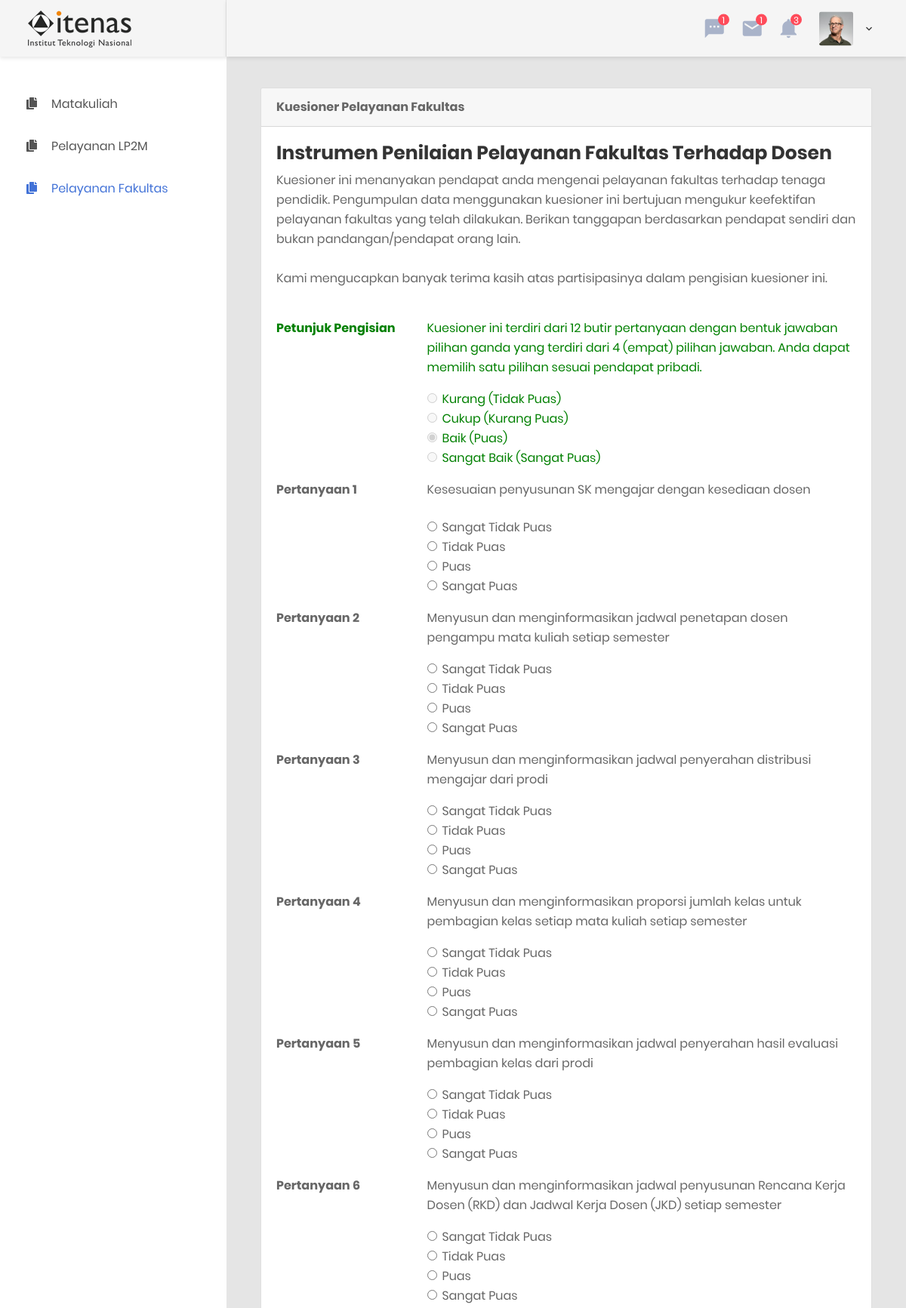
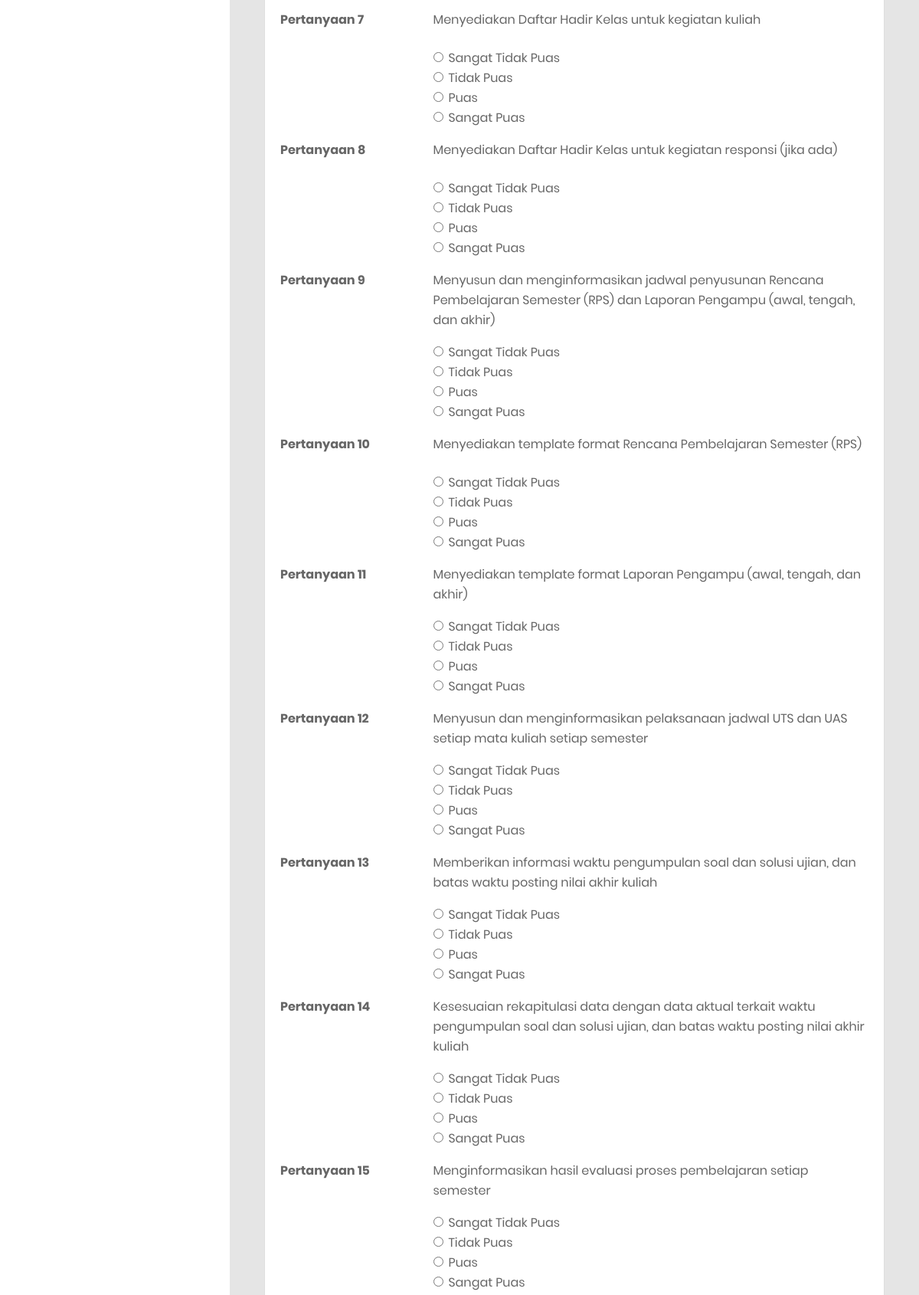
The app's page /index.php/user/kuefkl_kry (upper part) with its own data (2 pictures, top to bottom).
### tables this page shows
CREATE TABLE `pertanyaan_fkl` (
  `id_pertanyaan` int(11) NOT NULL,
  `pertanyaan` varchar(250) NOT NULL,
  `level` varchar(128) NOT NULL
);

### application/controllers/User.php (called while the page is built, shortened)
<?php
class User extends CI_Controller
{
    public function kuefkl_kry()
    {
        $data['title'] = 'Kuesioner Dosen';
        $this->load->model('Pertanyaanfkl_model');
        $data['user'] = $this->db->get_where('dosen', ['id_dsn' => $this->session->userdata('nip')])->row_array();
        $data['pertanyaan_fkl'] = $this->db->select('*')
            ->from('pertanyaan_fkl')->where('level', 'dosen')
            ->get()->result_array();
        $this->form_validation->set_rules('id_dsn', 'NIP', 'required|trim');
        if ($this->form_validation->run() == false) {
            $this->load->view('user/kuefkl_kry', $data);
        }
    }
}

### index.php (called while the page is built, shortened)
<?php
require_once BASEPATH.'core/CodeIgniter.php';

### application/views/user/kuefkl_kry.php (the view, shortened to what this page needs)
<!DOCTYPE html>
<html lang="en">
<head>
    <link href="<?= base_url('assets/'); ?>vendor/theme/css/font-face.css" rel="stylesheet" media="all">
    <link href="<?= base_url('assets/'); ?>vendor/theme/vendor/font-awesome-4.7/css/font-awesome.min.css" rel="stylesheet" media="all">
    <link href="<?= base_url('assets/'); ?>vendor/theme/vendor/font-awesome-5/css/fontawesome-all.min.css" rel="stylesheet" media="all">
    <link href="<?= base_url('assets/'); ?>vendor/theme/vendor/mdi-font/css/material-design-iconic-font.min.css" rel="stylesheet" media="all">
    <link href="<?= base_url('assets/'); ?>vendor/theme/vendor/bootstrap-4.1/bootstrap.min.css" rel="stylesheet" media="all">
    <link href="<?= base_url('assets/'); ?>vendor/theme/vendor/animsition/animsition.min.css" rel="stylesheet" media="all">
    <link href="<?= base_url('assets/'); ?>vendor/theme/vendor/bootstrap-progressbar/bootstrap-progressbar-3.3.4.min.css" rel="stylesheet" media="all">
    <link href="<?= base_url('assets/'); ?>vendor/theme/vendor/wow/animate.css" rel="stylesheet" media="all">
    <link href="<?= base_url('assets/'); ?>vendor/theme/vendor/css-hamburgers/hamburgers.min.css" rel="stylesheet" media="all">
    <link href="<?= base_url('assets/'); ?>vendor/theme/vendor/slick/slick.css" rel="stylesheet" media="all">
    <link href="<?= base_url('assets/'); ?>vendor/theme/vendor/select2/select2.min.css" rel="stylesheet" media="all">
    <link href="<?= base_url('assets/'); ?>vendor/theme/vendor/perfect-scrollbar/perfect-scrollbar.css" rel="stylesheet" media="all">
    <link href="<?= base_url('assets/'); ?>vendor/theme/css/theme.css" rel="stylesheet" media="all">
</head>
<body class="animsition">
    <div class="page-wrapper">
        <aside class="menu-sidebar d-none d-lg-block">
            <div class="logo">
                <a href="#">
                    <img src="<?= base_url('assets/'); ?>vendor/theme/images/icon/itenas.png" alt="Cool Admin" />
                </a>
            </div>
            <div class="menu-sidebar__content js-scrollbar1">
                <nav class="navbar-sidebar">
                    <ul class="list-unstyled navbar__list">
                        <li class="hs-sub">
                            <a class="js-arrow" href="<?= base_url('user/kuesioner_dsn'); ?>">
                                <i class="fas fa-copy"></i>Matakuliah</a>
                        </li>
                        <li class="hs-sub">
                            <a class="js-arrow" href="<?= base_url('user/kuelp2m_kry'); ?>">
                                <i class="fas fa-copy"></i>Pelayanan LP2M</a>
                        </li>
                        <li class="active">
                            <a class="js-arrow" href="<?= base_url('user/kuefkl_kry'); ?>">
                                <i class="fas fa-copy"></i>Pelayanan Fakultas</a>
                        </li>
                    </ul>
                </nav>
            </div>
        </aside>
        <div class="page-container">
            <header class="header-desktop">
                <div class="section__content section__content--p30">
                    <div class="container-fluid">
                        <div class="header-wrap">
                            <div class="header-button">
                                <div class="noti-wrap">
                                    <div class="noti__item js-item-menu">
                                        <i class="zmdi zmdi-comment-more"></i>
                                        <span class="quantity">1</span>
                                    </div>
                                    <div class="noti__item js-item-menu">
                                        <i class="zmdi zmdi-email"></i>
                                        <span class="quantity">1</span>
                                    </div>
                                    <div class="noti__item js-item-menu">
                                        <i class="zmdi zmdi-notifications"></i>
                                        <span class="quantity">3</span>
                                    </div>
                                </div>
                                <div class="account-wrap">
                                    <div class="account-item clearfix js-item-menu">
                                        <div class="image">
                                            <img src="<?= base_url('assets/'); ?>vendor/theme/images/icon/avatar-01.jpg" alt="John Doe" />
                                        </div>
                                        <div class="content">
                                            <a class="js-acc-btn" href="#"><?= $this->session->userdata('nip'); ?></a>
                                        </div>
                                    </div>
                                </div>
                            </div>
                        </div>
                    </div>
                </div>
            </header>
            <div class="main-content">
                <div class="section__content section__content--p30">
                    <div class="container-fluid">
                        <div class="row">
                            <div class="col-md-12">
                                <div class="card">
                                    <div class="card-header">
                                        <strong class="card-title">Kuesioner Pelayanan Fakultas</strong>
                                    </div>
                                    <div class="card-body">
                                        <div class="typo-headers">
                                            <h1 class="pb-2 display-5" style="font-size: 25px;">Instrumen Penilaian Pelayanan Fakultas Terhadap Dosen</h1>
                                        </div>
                                        <div class="typo-articles">
                                            <p>
                                                Kuesioner ini menanyakan pendapat anda mengenai pelayanan fakultas terhadap tenaga pendidik. Pengumpulan data menggunakan kuesioner ini bertujuan mengukur keefektifan pelayanan fakultas yang telah dilakukan. Berikan tanggapan berdasarkan pendapat sendiri dan bukan pandangan/pendapat orang lain.
                                            <br>Kami mengucapkan banyak terima kasih atas partisipasinya dalam pengisian kuesioner ini.</br>
                                            </p>
                                        </div>
                                    </div>
                                    <div class="card-body card-block">
                                        <?= form_open('user/kuelp2m_kry'); ?>
                                        <div class="row form-group">
                                            <div class="col col-md-3">
                                                <label class=" form-control-label" style="color:green; font-weight:bold">Petunjuk Pengisian</label>
                                            </div>
                                            <div class="col-12 col-md-9">
                                                <p class="form-control-static" style="color:green">Kuesioner ini terdiri dari 12 butir pertanyaan dengan bentuk jawaban pilihan ganda yang terdiri dari 4 (empat) pilihan jawaban. Anda dapat memilih satu pilihan sesuai pendapat pribadi.</p>
                                            </div>
                                        </div>
                                        <div class="row form-group">
                                            <div class="col col-md-3">
                                            </div>
                                            <div class="col-12 col-md-9">
                                                <div class="form-check">
                                                    <div class="radio">
                                                        <label for="radio1" class="form-check-label " style="color:green">
                                                            <input type="radio" id="radio1" name="radios" value="option1" class="form-check-input" disabled>Kurang (Tidak Puas)
                                                        </label>
                                                    </div>
                                                    <div class="radio">
                                                        <label for="radio2" class="form-check-label " style="color:green">
                                                            <input type="radio" id="radio2" name="radios" value="option2" class="form-check-input" disabled>Cukup (Kurang Puas)
                                                        </label>
                                                    </div>
                                                    <div class="radio">
                                                        <label for="radio3" class="form-check-label " style="color:green">
                                                            <input type="radio" id="radio3" name="radios" value="option3" class="form-check-input" checked disabled>Baik (Puas)
                                                        </label>
                                                    </div>
                                                    <div class="radio">
                                                        <label for="radio3" class="form-check-label " style="color:green">
                                                            <input type="radio" id="radio4" name="radios" value="option4" class="form-check-input" disabled>Sangat Baik (Sangat Puas)
                                                        </label>
                                                    </div>
                                                </div>
                                            </div>
                                        </div>
                                        <?php
                                        $no = 1;
                                        $no_radio1 = 1;
                                        $no_radio2 = 1;
                                        $no_radio3 = 1;
                                        $no_radio4 = 1;
                                        $name = 'jwb';
                                        foreach ($pertanyaan_fkl as $prt) : ?>
                                            <div class="form-group row">
                                                <div class="col col-md-3">
                                                    <label class="form-control-label" style="font-weight:bold">Pertanyaan <?= $no++ ?></label>
                                                </div>
                                                <div class="col-12 col-md-9">
                                                    <p class="form-control-static" aria-label="Disabled input example"><?= $prt['pertanyaan']; ?></p>
                                                </div>
                                            </div>
                                            <div class="row form-group">
                                                <div class="col col-md-3">
                                                </div>
                                                <div class="col-12 col-md-9">
                                                    <div class="form-check">
                                                        <input class="form-check-input" type="radio" name="<?= $name . $no_radio1++ ?>" id="flexRadioDisabled" value="1">
                                                        <label class="form-check-label" for="flexRadioDisabled">
                                                            Sangat Tidak Puas
                                                        </label>
                                                    </div>
                                                    <div class="form-check">
                                                        <input class="form-check-input" type="radio" name="<?= $name . $no_radio2++ ?>" id="flexRadioCheckedDisabled" value="2">
                                                        <label class="form-check-label" for="flexRadioCheckedDisabled">
                                                            Tidak Puas
                                                        </label>
                                                    </div>
                                                    <div class="form-check">
                                                        <input class="form-check-input" type="radio" name="<?= $name . $no_radio3++ ?>" id="flexRadioDisabled" value="3">
                                                        <label class="form-check-label" for="flexRadioDisabled">
                                                            Puas
                                                        </label>
                                                    </div>
                                                    <div class="form-check">
                                                        <input class="form-check-input" type="radio" name="<?= $name . $no_radio4++ ?>" id="flexRadioCheckedDisabled" value="4">
                                                        <label class="form-check-label" for="flexRadioCheckedDisabled">
                                                            Sangat Puas
                                                        </label>
                                                    </div>
                                                </div>
                                            </div>
                                        <?php endforeach; ?>
                                    </div>
                                </div>
                            </div>
                        </div>
                    </div>
                </div>
            </div>
</body>
</html>

### records on screen
pertanyaan_fkl: pertanyaan "Kesesuaian penyusunan SK mengajar dengan kesediaan dosen"
pertanyaan_fkl: pertanyaan "Menyusun dan menginformasikan jadwal penetapan dosen pengampu mata kuliah setiap semester"
pertanyaan_fkl: pertanyaan "Menyusun dan menginformasikan jadwal penyerahan distribusi mengajar dari prodi"
pertanyaan_fkl: pertanyaan "Menyusun dan menginformasikan proporsi jumlah kelas untuk pembagian kelas setiap mata kuliah setiap semester"
pertanyaan_fkl: pertanyaan "Menyusun dan menginformasikan jadwal penyerahan hasil evaluasi pembagian kelas dari prodi"
pertanyaan_fkl: pertanyaan "Menyusun dan menginformasikan jadwal penyusunan Rencana Kerja Dosen (RKD) dan Jadwal Kerja Dosen (JKD) setiap semester"
pertanyaan_fkl: pertanyaan "Menyediakan Daftar Hadir Kelas untuk kegiatan kuliah"
pertanyaan_fkl: pertanyaan "Menyediakan Daftar Hadir Kelas untuk kegiatan responsi (jika ada)"
pertanyaan_fkl: pertanyaan "Menyusun dan menginformasikan jadwal penyusunan Rencana Pembelajaran Semester (RPS) dan Laporan Pengampu (awal, tengah, dan akhir)"
pertanyaan_fkl: pertanyaan "Menyediakan template format Rencana Pembelajaran Semester (RPS)"
pertanyaan_fkl: pertanyaan "Menyediakan template format Laporan Pengampu (awal, tengah, dan akhir)"
pertanyaan_fkl: pertanyaan "Menyusun dan menginformasikan pelaksanaan jadwal UTS dan UAS setiap mata kuliah setiap semester"
pertanyaan_fkl: pertanyaan "Memberikan informasi waktu pengumpulan soal dan solusi ujian, dan batas waktu posting nilai akhir kuliah"
pertanyaan_fkl: pertanyaan "Kesesuaian rekapitulasi data dengan data aktual terkait waktu pengumpulan soal dan solusi ujian, dan batas waktu posting nilai akhir kuliah"
pertanyaan_fkl: pertanyaan "Menginformasikan hasil evaluasi proses pembelajaran setiap semester"
